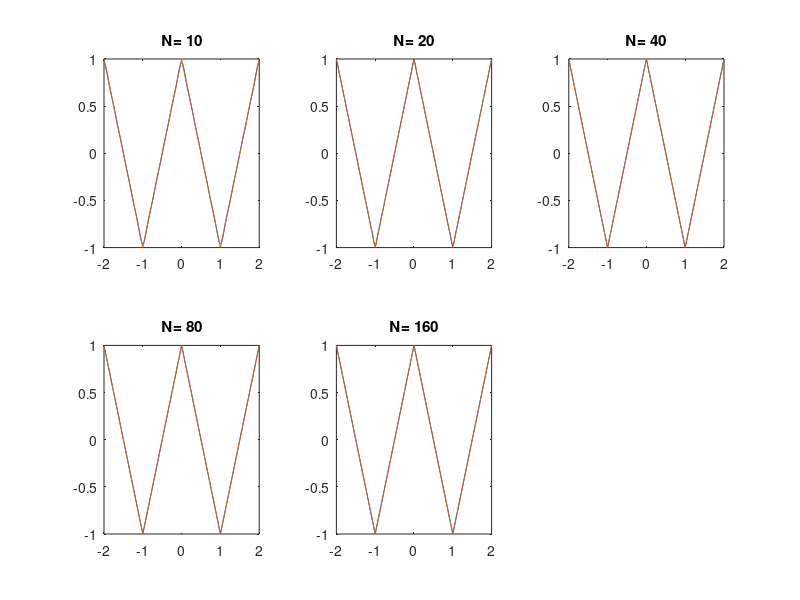

Source code (MATLAB): (Note: this script raises an error after producing the figure.)
%Skyler Szot
%Triangular wave program

clear all;
close all;

t = -2:0.01:2; %initialize t

actual = zeros(1,length(t)); %initialize piecewise function storage array

for i = 1:length(t) %initialize piecewise function
    if(t(i)<-1)
        actual(i) = (-2 * t(i))-3;
    elseif(-1<=t(i) && t(i)<0)
        actual(i) = (2*t(i)+1);
    elseif(0<=t(i) && t(i)<1)
        actual(i) = (-2*t(i)+1);
    elseif(1<=t(i))
        actual(i) = (2*t(i)-3);
    end
end

i = 0;
figure;
for N=10*2.^[0:4] %loop through N = 10,20,40,80,160
    
    i = i + 1; %iteration counter
    T = 2; %period
    w = (2*pi)/T; %fundamental frequency
    x = 0; %initialize x
    
    for k = 1 :2: N %sum only odd k values, even = 0
    x = x + (4 * (1/T))/(k.^2 * pi.^2)*(2*T*cos(k*w*t)); %ak = (8 * (1/T))/(k.^2 * pi.^2)
    end
    %a0 = 0, so x = x

    subplot(2,3,i);
    plot(t,x) %plot synthesis equation
    hold on

    plot(t, actual) %plot actual piecewise function
    title(['N= ',num2str(N)])
    hold on

    MSE(i) = sum(abs(x - actual).^2)/length(t); %calculate MSE
end

%table
numsamp = {'N10','N20','N40','N80','N160'};
tablevar = {'MSE'};
T = table(MSE(1),MSE(2),MSE(3),MSE(4),MSE(5),'VariableNames',numsamp,'RowNames',tablevar)